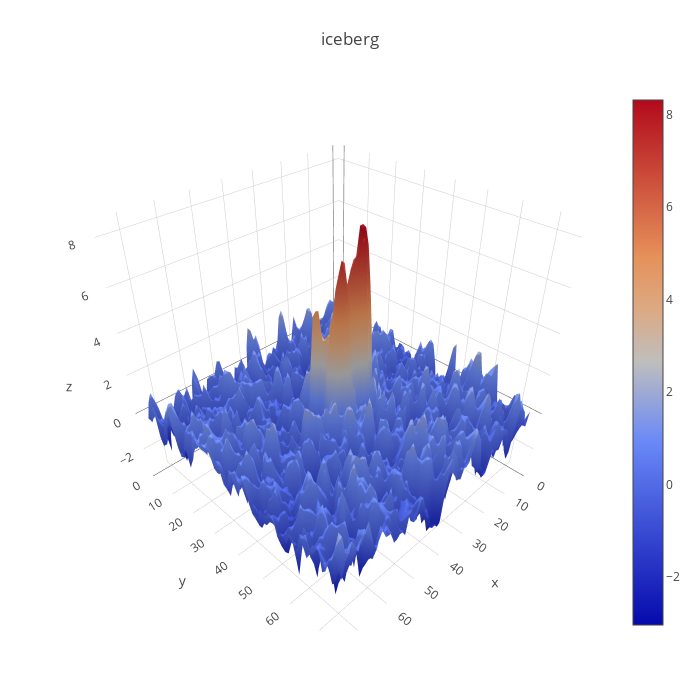

Source (notebook cell):
### Code cell
#Take a look at a iceberg
import plotly.offline as py
import plotly.graph_objs as go
py.init_notebook_mode(connected=True)
def plotmy3d(c, name):

    data = [
        go.Surface(
            z=c
        )
    ]
    layout = go.Layout(
        title=name,
        autosize=False,
        width=700,
        height=700,
        margin=dict(
            l=65,
            r=50,
            b=65,
            t=90
        )
    )
    fig = go.Figure(data=data, layout=layout)
    py.iplot(fig)
plotmy3d(X_train2[1,:,:,0], 'iceberg')

### Figure 1 — Plotly figure (JSON) as saved in the notebook; plotly's stock layout.template omitted (floating-point values rounded to 4 significant figures; data arrays with more than 128 entries replaced by an {"elided": "..."} marker saying what was removed)
{"data": [{"type": "surface", "z": {"elided": "75x75 float values"}}], "layout": {"autosize": false, "height": 700, "margin": {"b": 65, "l": 65, "r": 50, "t": 90}, "title": "iceberg", "width": 700}}
